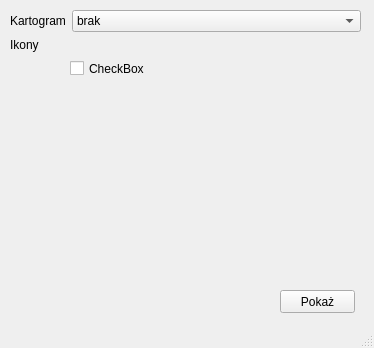
<?xml version="1.0" encoding="UTF-8"?>
<ui version="4.0">
 <class>MainWindow</class>
 <widget class="QMainWindow" name="MainWindow">
  <property name="geometry">
   <rect>
    <x>0</x>
    <y>0</y>
    <width>374</width>
    <height>348</height>
   </rect>
  </property>
  <property name="windowTitle">
   <string>Pogdynka - ustawienia</string>
  </property>
  <widget class="QWidget" name="centralwidget">
   <widget class="QWidget" name="formLayoutWidget">
    <property name="geometry">
     <rect>
      <x>10</x>
      <y>10</y>
      <width>351</width>
      <height>48</height>
     </rect>
    </property>
    <layout class="QFormLayout" name="formLayout">
     <property name="fieldGrowthPolicy">
      <enum>QFormLayout::AllNonFixedFieldsGrow</enum>
     </property>
     <item row="0" column="0">
      <widget class="QLabel" name="label">
       <property name="text">
        <string>Kartogram</string>
       </property>
      </widget>
     </item>
     <item row="0" column="1">
      <widget class="QComboBox" name="comboBox">
       <item>
        <property name="text">
         <string>brak</string>
        </property>
       </item>
       <item>
        <property name="text">
         <string>temperatura</string>
        </property>
       </item>
       <item>
        <property name="text">
         <string>wilgotność powietrza</string>
        </property>
       </item>
       <item>
        <property name="text">
         <string>prędkość wiatru</string>
        </property>
       </item>
      </widget>
     </item>
     <item row="1" column="0">
      <widget class="QLabel" name="ikonyLabel">
       <property name="text">
        <string>Ikony</string>
       </property>
      </widget>
     </item>
    </layout>
   </widget>
   <widget class="QPushButton" name="pushButton">
    <property name="geometry">
     <rect>
      <x>280</x>
      <y>290</y>
      <width>75</width>
      <height>23</height>
     </rect>
    </property>
    <property name="text">
     <string>Pokaż</string>
    </property>
   </widget>
   <widget class="QCheckBox" name="checkBox">
    <property name="geometry">
     <rect>
      <x>70</x>
      <y>60</y>
      <width>293</width>
      <height>17</height>
     </rect>
    </property>
    <property name="text">
     <string>CheckBox</string>
    </property>
   </widget>
  </widget>
  <widget class="QStatusBar" name="statusbar"/>
 </widget>
 <resources/>
 <connections/>
</ui>
